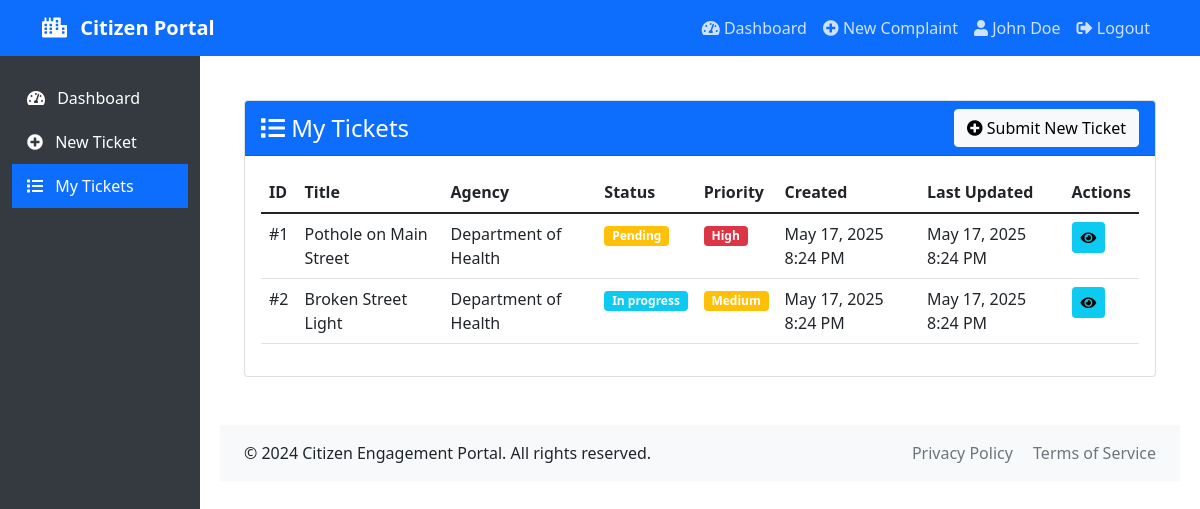
Screenshot of /my-tickets (signed in) with the database file from the repository.
### tables this page shows
CREATE TABLE IF NOT EXISTS tickets (
    id INT AUTO_INCREMENT PRIMARY KEY,
    title VARCHAR(200) NOT NULL,
    description TEXT NOT NULL,
    user_id INT NOT NULL,
    category_id INT NOT NULL,
    agency_id INT NOT NULL,
    status ENUM('pending', 'in_progress', 'under_review', 'resolved', 'closed', 'approved', 'rejected') NOT NULL DEFAULT 'pending',
    priority ENUM('low', 'medium', 'high') NOT NULL DEFAULT 'medium',
    admin_comment TEXT,
    admin_action_at TIMESTAMP NULL,
    updated_by INT,
    created_at TIMESTAMP DEFAULT CURRENT_TIMESTAMP,
    updated_at TIMESTAMP DEFAULT CURRENT_TIMESTAMP ON UPDATE CURRENT_TIMESTAMP,
    FOREIGN KEY (user_id) REFERENCES users(id),
    FOREIGN KEY (category_id) REFERENCES categories(id),
    FOREIGN KEY (agency_id) REFERENCES agencies(id),
    FOREIGN KEY (updated_by) REFERENCES users(id)
);

CREATE TABLE IF NOT EXISTS agencies (
    id INT AUTO_INCREMENT PRIMARY KEY,
    name VARCHAR(100) NOT NULL,
    description TEXT,
    contact_email VARCHAR(100),
    contact_phone VARCHAR(20),
    created_at TIMESTAMP DEFAULT CURRENT_TIMESTAMP,
    updated_at TIMESTAMP DEFAULT CURRENT_TIMESTAMP ON UPDATE CURRENT_TIMESTAMP
);

### views/tickets/my-tickets.php (the view, shortened to what this page needs)
<?php
require_once 'config/database.php';
require_once 'includes/functions.php';
require_once 'includes/header.php';
$tickets = getTicketsByUserId($_SESSION['user_id']);
?>
<div class="container mt-4">
    <div class="row">
        <div class="col-md-12">
            <div class="card">
                <div class="card-header bg-primary text-white d-flex justify-content-between align-items-center">
                    <h4 class="mb-0"><i class="fas fa-list"></i> My Tickets</h4>
                    <a href="<?php echo $base_path; ?>submit-ticket" class="btn btn-light">
                        <i class="fas fa-plus-circle"></i> Submit New Ticket
                    </a>
                </div>
                <div class="card-body">
                    <?php if (empty($tickets)): ?>
                        <div class="text-center py-4">
                            <i class="fas fa-ticket-alt fa-3x text-muted mb-3"></i>
                            <p class="lead">You haven't submitted any tickets yet</p>
                            <a href="<?php echo $base_path; ?>submit-ticket" class="btn btn-primary">
                                Submit Your First Ticket
                            </a>
                        </div>
                    <?php else: ?>
                        <div class="table-responsive">
                            <table class="table table-hover">
                                <thead>
                                    <tr>
                                        <th>ID</th>
                                        <th>Title</th>
                                        <th>Agency</th>
                                        <th>Status</th>
                                        <th>Priority</th>
                                        <th>Created</th>
                                        <th>Last Updated</th>
                                        <th>Actions</th>
                                    </tr>
                                </thead>
                                <tbody>
                                    <?php foreach ($tickets as $ticket): ?>
                                        <tr>
                                            <td>#<?php echo $ticket['id']; ?></td>
                                            <td><?php echo htmlspecialchars($ticket['title']); ?></td>
                                            <td><?php echo htmlspecialchars($ticket['agency_name']); ?></td>
                                            <td><?php echo getStatusBadge($ticket['status']); ?></td>
                                            <td><?php echo getPriorityBadge($ticket['priority']); ?></td>
                                            <td><?php echo formatDate($ticket['created_at']); ?></td>
                                            <td>
                                                <?php if ($ticket['updated_at']): ?>
                                                    <?php echo formatDate($ticket['updated_at']); ?>
                                                <?php else: ?>
                                                    -
                                                <?php endif; ?>
                                            </td>
                                            <td>
                                                <a href="<?php echo $base_path; ?>view-ticket?id=<?php echo $ticket['id']; ?>"
                                                   class="btn btn-sm btn-info"
                                                   data-bs-toggle="tooltip"
                                                   title="View Details">
                                                    <i class="fas fa-eye"></i>
                                                </a>
                                            </td>
                                        </tr>
                                    <?php endforeach; ?>
                                </tbody>
                            </table>
                        </div>
                    <?php endif; ?>
                </div>
            </div>
        </div>
    </div>
</div>
<?php require_once 'includes/footer.php'; ?>

### includes/functions.php (shortened to what this page needs)
<?php
function formatDate($date) {
    return date('M j, Y g:i A', strtotime($date));
}
function getStatusBadge($status) {
    $badges = [
        'pending' => 'warning',
        'in_progress' => 'info',
        'resolved' => 'success',
        'closed' => 'secondary'
    ];
    $badge = $badges[$status] ?? 'primary';
    return '<span class="badge bg-' . $badge . '">' . ucfirst(str_replace('_', ' ', $status)) . '</span>';
}
function getPriorityBadge($priority) {
    $badges = [
        'low' => 'success',
        'medium' => 'warning',
        'high' => 'danger'
    ];
    $badge = $badges[$priority] ?? 'primary';
    return '<span class="badge bg-' . $badge . '">' . ucfirst($priority) . '</span>';
}
function getTicketsByUserId($userId) {
    global $conn;
    $stmt = $conn->prepare("
        SELECT t.*, a.name as agency_name
        FROM tickets t
        LEFT JOIN agencies a ON t.agency_id = a.id
        WHERE t.user_id = ?
        ORDER BY t.created_at DESC
    ");
    $stmt->execute([$userId]);
    return $stmt->fetchAll(PDO::FETCH_ASSOC);
}

### rows the page displays
tickets: id "1", title "Pothole on Main Street", agency.name "Department of Health", status "Pending", priority "High", created_at "May 17, 2025 8:24 PM", updated_at "May 17, 2025 8:24 PM"
tickets: id "2", title "Broken Street Light", agency.name "Department of Health", status "In progress", priority "Medium", created_at "May 17, 2025 8:24 PM", updated_at "May 17, 2025 8:24 PM"

### other values shown
$_SESSION['user_name'] "John Doe"
